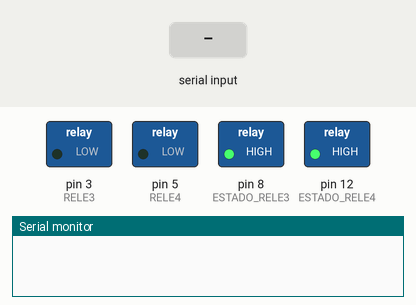
Simulated run of this sketch. Board: Arduino Uno, built with avr-gcc and run on an emulated ATmega328P. On the bench: switched loads named in the sketch (green lamp = pin HIGH), the last lines printed to the serial monitor. The test bench sets the inputs (shaded band).

Above: at 1.2 s.
1.3 s: "adelante" received over Serial
At 4.1 s:
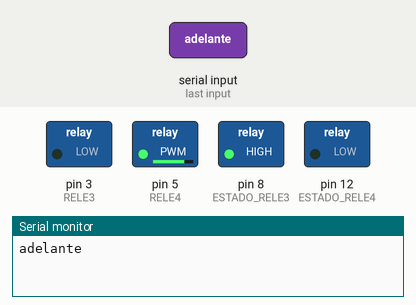
4.3 s: "atras" received over Serial
At 7.2 s:
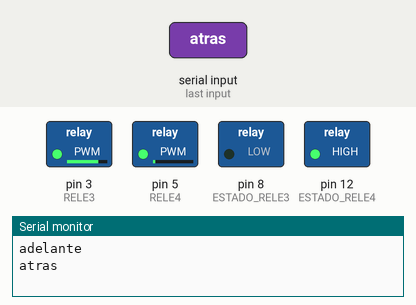
7.3 s: "1" received over Serial
At 9.5 s:
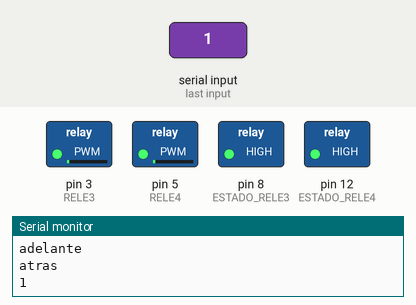
10.2 s: "adelante" received over Serial
At 12.35 s:
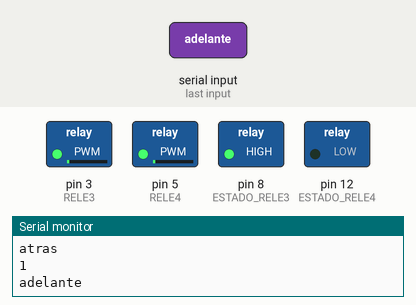
13.2 s: "0" received over Serial
At 15.1 s:
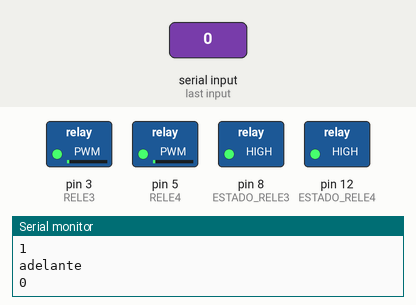
Timing chart, 0 to 16.6 s (numbered marks = the images above; inputs shaded):
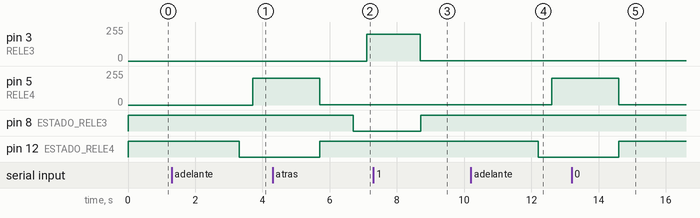

Measured:
- after the input at 1.3 s, pin 5 (RELE4): 0/255 → 199/255 after 2.4 s; pin 12 (ESTADO_RELE4): HIGH → LOW after 2.0 s
- after the input at 4.3 s, pin 3 (RELE3): 0/255 → 199/255 after 2.8 s; pin 5 (RELE4): 199/255 → 1/255 after 1.4 s; pin 8 (ESTADO_RELE3): HIGH → LOW after 2.4 s; pin 12 (ESTADO_RELE4): LOW → HIGH after 1.4 s
- after the input at 7.3 s, pin 3 (RELE3): 199/255 → 1/255 after 1.4 s; pin 8 (ESTADO_RELE3): LOW → HIGH after 1.4 s
- after the input at 10.2 s, pin 5 (RELE4): 1/255 → 199/255 after 2.4 s; pin 12 (ESTADO_RELE4): HIGH → LOW after 2.0 s
- after the input at 13.2 s, pin 5 (RELE4): 199/255 → 1/255 after 1.4 s; pin 12 (ESTADO_RELE4): LOW → HIGH after 1.4 s

The sketch:

control_motor.ino
```cpp
#define MOTOR 10
#define POTENCIOMETRO A0
#define VELOCIDAD_MAX 200
#define RELE3 3
#define RELE4 5
#define ESTADO_RELE3 8
#define ESTADO_RELE4 12
String palabra_clave;
String estado;

typedef enum {
  ON = LOW,
  OFF = HIGH
} estado_t;

void acelerar_adelante ();
void desacelerar (int rueda,int velocidad);
void acelerar (int rueda, int velocidad);
void invertir_sentido (int pin_apagar, int pin_prender);
void detener ();

void setup()
{
  pinMode(RELE3,OUTPUT);
  pinMode(RELE4,OUTPUT);
  pinMode(ESTADO_RELE3, OUTPUT);
  pinMode(ESTADO_RELE4, OUTPUT);
  analogWrite(RELE3,0);
  digitalWrite (ESTADO_RELE3, OFF);
  analogWrite(RELE4,0);
  digitalWrite (ESTADO_RELE4, OFF);
  Serial.begin(9600);
}

void loop()
{
 //int level = analogRead(POTENCIOMETRO);
 //acelerar_desacelerar(level);
 if(Serial.available()){
    palabra_clave = Serial.readString();
    Serial.println(palabra_clave);
    if(palabra_clave == "adelante"){
      acelerar_adelante();
    }
    else if(palabra_clave == "atras"){
      acelerar_atras();
    }
    else{
      detener();
    }
  }
}

void acelerar_adelante () {
  if (digitalRead (ESTADO_RELE3) == ON) {
    desacelerar (RELE3, VELOCIDAD_MAX);
  }
  invertir_sentido (ESTADO_RELE3, ESTADO_RELE4);
  acelerar (RELE4,VELOCIDAD_MAX);
}

void acelerar_atras () {
  if (digitalRead(ESTADO_RELE4) == ON) {
    desacelerar (RELE4, VELOCIDAD_MAX);
  }
  invertir_sentido (ESTADO_RELE4, ESTADO_RELE3);
  acelerar (RELE3,VELOCIDAD_MAX);
}

void desacelerar (int rueda, int velocidad) {
  for (size_t i = velocidad; i > 0; i--){
    analogWrite (rueda, i);
    delay (2);
  }
}

void acelerar (int rueda, int velocidad) {
  for (size_t i = 0; i < velocidad; i++){
    analogWrite (rueda, i);
    delay (2);
  }
}

void invertir_sentido (int pin_apagar, int pin_prender) {
    digitalWrite (pin_apagar, OFF);
    delay (1000);
    digitalWrite (pin_prender, ON);
}

void detener () {
  if (digitalRead(ESTADO_RELE3) == ON) {
    desacelerar (RELE3, VELOCIDAD_MAX);
    digitalWrite (ESTADO_RELE3, OFF);
  }
  else if (digitalRead(ESTADO_RELE4) == ON) {
    desacelerar (RELE4, VELOCIDAD_MAX);
    digitalWrite (ESTADO_RELE4, OFF);
  }

}
```
